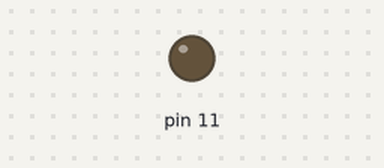
This program was run on a simulated Raspberry Pi (header pin numbers). Parts: output pins drawn as LEDs (lit = HIGH). The clock reads 2024-03-15 10:24:30 at power-on unless the program sets it. At 68.6 s the program stops and its outputs stay as they are.

Above: at 1.8 s.
At 7.3 s:
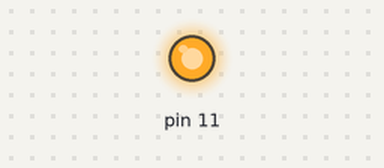
Timing chart, 0 to 12.7 s (numbered marks = the images above):
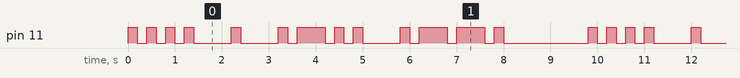

The program:

ledtest.py
```python
import RPi.GPIO as GPIO
import time

# Set up the GPIO pin
GPIO.setmode(GPIO.BOARD)
GPIO.setup(11, GPIO.OUT)

# Define Morse code for "HELP"
morse_code = {
    "H": "....",  # 4 dots
    "E": ".",     # 1 dot
    "L": ".-..",  # dot-dash-dot-dot
    "P": ".--."   # dot-dash-dash-dot
}

# Function to blink the LED for a dot or dash
def blink_dot():
    GPIO.output(11, 1)  # Turn LED on
    time.sleep(0.2)     # Dot duration
    GPIO.output(11, 0)  # Turn LED off
    time.sleep(0.2)     # Pause between signals

def blink_dash():
    GPIO.output(11, 1)  # Turn LED on
    time.sleep(0.6)     # Dash duration (3x dot duration)
    GPIO.output(11, 0)  # Turn LED off
    time.sleep(0.2)     # Pause between signals

# Function to blink a letter in Morse code
def blink_letter(letter):
    for symbol in morse_code[letter]:
        if symbol == ".":
            blink_dot()
        elif symbol == "-":
            blink_dash()
    time.sleep(0.6)  # Pause between letters (3x dot duration)

# Flash the LED in Morse code for "HELP" for 1 minute
start_time = time.time()
while time.time() - start_time < 60:  # Run for 60 seconds
    for letter in "HELP":
        blink_letter(letter)
    time.sleep(1)  # Pause between repetitions of the word

# Clean up GPIO settings
GPIO.cleanup()
```

Measured:
- by itself, pin 11: moves between LOW and HIGH, repeating every 9.8 s
- by itself, everything shown: repeats every 9.8 s, in 26 steps
